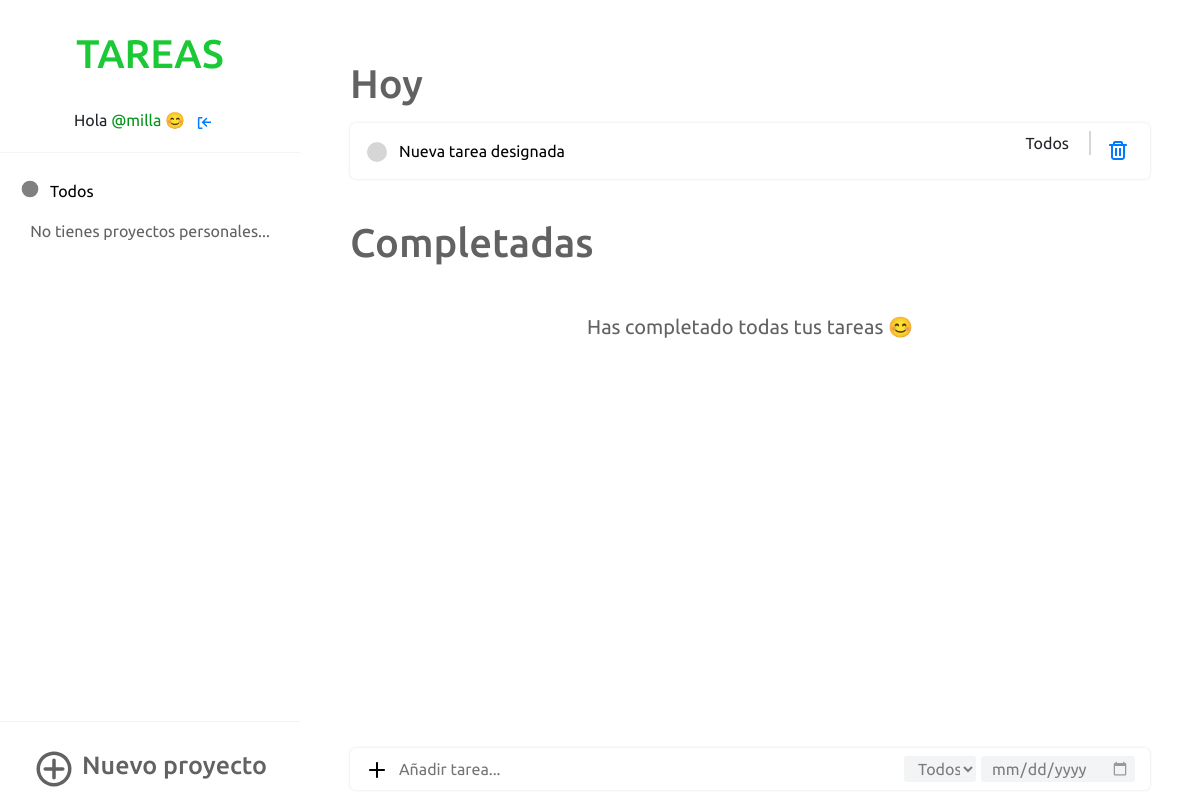
Page / (signed in) on the committed database.
### appToDo/models.py (models this page shows, shortened)
class Proyecto(models.Model):
    COLORES= [
    ('red', 'red'),
    ('blue', 'blue'),
    ('green', 'green'),
    ('orange', 'orange'),
    ('gray', 'gray')
    ]
    titulo_proyecto = models.CharField(max_length=20, null=False)
    propietario = models.ForeignKey(settings.AUTH_USER_MODEL, on_delete=models.CASCADE, null=True)
    color = models.CharField(choices=COLORES, default=None, max_length=20)
    def __str__(self):
        return self.titulo_proyecto

class Tarea(models.Model):
    propietario = models.ForeignKey(settings.AUTH_USER_MODEL, on_delete=models.CASCADE, null=False, blank=False)
    titulo_tarea = models.CharField(max_length=80, null=False, blank=False)
    fecha_creacion = models.DateTimeField(default=timezone.now)
    fecha_vencimiento = models.DateField(blank=True, null=True, validators=[MinValueValidator(datetime.date.today)])
    completado = models.BooleanField(default=False)
    titulo_proyecto = models.ForeignKey(Proyecto,
                                        on_delete=models.CASCADE,
                                        null=False, # No puede ser nulo.
                                        blank=False,# No debe almacenar valores vacios.
                                        default='Todos')

### appToDo/views.py (the view)
# urls.py: path('', login_required(views.index), name='inicio'),
def index(request):
    todos_los_proyectos = Proyecto.objects.filter(propietario=request.user)
    todas_las_tareas_hoy = Tarea.objects.filter(completado=False, propietario=request.user).order_by('id')
    tareas_completadas = Tarea.objects.filter(completado=True, propietario=request.user)
    form_nueva_tarea = nueva_tarea_general(request)
    form_nuevo_proyecto = nuevoProyecto(request)
    fecha_actual = datetime.date.today
    nueva_tarea = actualizar_tarea(request)
    return render(request, 'appToDo/listado_tareas.html', {'proyectos':todos_los_proyectos, 'tareas_hoy':todas_las_tareas_hoy, 'tareas_completadas':tareas_completadas, 'form_tarea':form_nueva_tarea, 'form_proyecto':form_nuevo_proyecto, 'fecha_actual':fecha_actual, 'nueva_tarea':nueva_tarea})

### appToDo/forms.py
class tareaFormGeneral(forms.ModelForm):
    def __init__(self,usuario,*args,**kwargs):
        super (tareaFormGeneral,self ).__init__(*args,**kwargs) # populates the post
        self.fields['titulo_proyecto'].queryset = Proyecto.objects.filter(propietario=usuario)
    class Meta:
        model = Tarea
        fields = ('titulo_tarea', 'fecha_vencimiento', 'titulo_proyecto')
        widgets = {
            'fecha_vencimiento': DateInput(attrs={
                'type': 'date',
                'class': 'input-fecha-vencimiento',
                }
            ),
            'titulo_tarea': forms.TextInput(
                attrs={
                    'class': 'input-agregar-tarea',
                    'placeholder':'Añadir tarea...',
                }
            ),
            'titulo_proyecto': forms.Select(
                attrs={
                    'class': 'input-seleccion-proyecto',
                }
            ),
        }

class proyectoForm(forms.ModelForm):
    class Meta:
        model = Proyecto
        fields = ('titulo_proyecto','color')
        widgets = {
            'color': forms.RadioSelect(choices=Proyecto.COLORES, attrs={
                'class': 'seleccion-color'
            }),
            'titulo_proyecto': DateInput(attrs={
                'class': 'input-agregar-proyecto',
                'placeholder':'Añadir proyecto...',
                }
            ),
        }

### appToDo/views.py (called while the page is built)
def nuevoProyecto(request):
    if request.method == 'POST':
        form = proyectoForm(request.POST)
        if form.is_valid():
            post = form.save(commit=False)
            estado = verificarProyecto(post.titulo_proyecto, request.user)
            if estado:
                post.propietario = request.user
                post.save()
                form = proyectoForm()
            else:
                form = proyectoForm()
    else:
        form = proyectoForm()
    return form

def nueva_tarea_general(request):
    if request.method == 'POST':
        form = tareaFormGeneral(request.user , request.POST)
        if form.is_valid():
            tarea = form.save(commit=False)
            tarea.propietario = request.user
            tarea.save()
            form = tareaFormGeneral(request.user)
    else:
        form = tareaFormGeneral(request.user)
    return form

def actualizar_tarea(request):
    id = request.POST.get('id')
    titulo = request.POST.get('titulo')
    nuevo = Tarea.objects.filter(pk=id).update(titulo_tarea=titulo)
    return nuevo

### appToDo/templates/appToDo/listado_tareas.html (shortened to what this page needs)
{% extends 'appToDo/base.html' %}
{% block listado_proyectos%}
{%for proyecto in proyectos %}
<div class="listado">
    <div class="sidebar-proyecto-titulo">
        {% if proyecto.titulo_proyecto == 'Todos' %}
        <a href="{% url 'inicio' %}" class="disable-select proyecto-titulo-sidebar">
            <div class="contenedor-proyectos">
                <svg version="1.1" xmlns="http://www.w3.org/2000/svg" width="20" height="20" viewBox="0 0 120 120">
                    <circle cx="60" cy="60" r="50" fill="{{ proyecto.color }}" />
                </svg>
                <li>{{ proyecto.titulo_proyecto }}</li>
            </div>
        </a>
        {% endif %}
    </div>
    <div class="sidebar-proyecto-eliminar">
    </div>
</div>
{% endfor %}
{% if proyectos.count == 1 %}
<p class="sin-proyectos-listado">No tienes proyectos personales...</p>
{% endif %}
{% endblock %}
{% block listado_tareas_hoy %}
<h1 class="titulo-principal-tareas">Hoy</h1>
{% if not tareas_hoy %}
<div class="no-hay-tareas">
    <p>No has agregado tareas &#128543;</p>
</div>
{% else %}
{% for tarea in tareas_hoy %}
<div class="contenedor-tareas">
    <div class="titulo-boton-tarea">
        <a href="{% url 'completar_tarea' pk=tarea.pk %}"><svg version="1.1" xmlns="http://www.w3.org/2000/svg"
                width="24" height="24" viewBox="0 0 120 120">
                <circle cx="60" cy="60" r="50" fill="#d6d6d6" />
            </svg></a>
        <form method="POST" class="formulario-editor">
            <input class="editar-tarea-hoy" name="titulo" type="text" value="{{ tarea.titulo_tarea }}">
        </form>
    </div>
    <div class="tipo-fecha-tarea">
        {% if tarea.fecha_vencimiento %}
        <p class="tipo-proyecto">{{ tarea.titulo_proyecto }}</p>
            {% if fecha_actual < tarea.fecha_vencimiento %}
                <p class="fecha-vencimiento aun-queda">{{ tarea.fecha_vencimiento }}</p>
            {% elif fecha_actual == tarea.fecha_vencimiento %}
                <p class="fecha-vencimiento vence-hoy">{{ tarea.fecha_vencimiento }}</p>
            {% else %}
                <p class="fecha-vencimiento vencido">{{ tarea.fecha_vencimiento }}</p>
            {% endif %}
        {% else %}
            <p class="tipo-proyecto sin-fecha">{{ tarea.titulo_proyecto }}</p>
        {% endif %}
            <a href="{% url 'borrar_tarea' pk=tarea.pk %}" class="delete">
            </a>
    </div>
</div>
{% endfor %}
{% endif %}
{% endblock %}
{% block listado_tareas_completadas %}
<h1 class="titulo-principal-tareas">Completadas</h1>
{% if not tareas_completadas %}
<div class="no-hay-tareas">
    <p>Has completado todas tus tareas &#128522;</p>
</div>
{% endif %}
{% endblock %}
{% block agregar_tarea_general %}
<div class="contenedor-tareas">
    <form method="POST" class="formulario-tarea">
        <div class="button-tarea">
            <button type="submit"></button>
            {{ form_tarea.titulo_tarea }}
        </div>
        <div class="tipo-vencimiento-tarea">
            {{ form_tarea.titulo_proyecto }}
            {{ form_tarea.fecha_vencimiento }}
        </div>
    </form>
</div>
{% endblock %}

### appToDo/templates/appToDo/base.html (shortened to what this page needs)
{% load static %}
<!DOCTYPE html>
<html lang="en">
<head>
    <link href='https://css.gg/add.css' rel='stylesheet'>
    <link href='https://css.gg/trash.css' rel='stylesheet'>
    <link href='https://css.gg/log-out.css' rel='stylesheet'>
    <link rel="stylesheet" href="{% static 'css/style.css' %}">
    <link rel="stylesheet" type="text/css" href="bootstrap.min.css">
</head>
<body>
    <div class="contenedor">
        <aside class="sidebar">
            <a href="{% url 'inicio' %}">
                <h2 class="disable-select">Tareas</h2>
            </a>
            <p class="nombre-usuario">Hola <span>@{{ user.username }}</span> &#128522 &nbsp;&nbsp;<a
                    href="{% url 'logout' %}" class="cerrar-sesion"></a></p>
            <hr class="hr-1">
            <ul class="listado-proyectos">
                {% block listado_proyectos %}
                {% endblock %}
            </ul>
            <div class="contenedor-nuevo-proyecto">
                <hr class="hr-3">
                <div class="nuevo-proyecto">
                    <h3 class="disable-select">Nuevo proyecto</h3>
                </div>
            </div>
        </aside>
        <main class="contenedor-main">
            <div class="tareas-hoy">
                {% block listado_tareas_hoy %}{% endblock %}
            </div>
            <div class="tareas-completadas">
                {% block listado_tareas_completadas %}{% endblock %}
            </div>
            <div class="agregar-tarea-general">
                {% block agregar_tarea_general %}
                {% endblock %}
            </div>
        </main>
    </div>
</body>
</html>

### appToDo/static/css/style.css (style rules this page uses)
* { margin: 0; padding: 0; box-sizing: border-box; list-style: none; text-decoration: none; font-family: 'Ubuntu', sans-serif; }
body { background-color: #f3f4f5; }
.contenedor { display: flex; position: relative; }
.contenedor .sidebar { position: fixed; width: 300px; height: 100vh; background-color: #fff; padding: 30px 0; z-index:2; flex-direction: column; }
.contenedor .sidebar h2 { color: #1BC936; font-size: 40px; text-transform: uppercase; text-align: center; margin-bottom: 30px; }
.hr-1, .hr-2 { border-top: 1px solid #f3f4f5; margin-top: 20px; margin-bottom: 20px; }
.nombre-usuario { width: 100%; text-align: center; }
.nombre-usuario span { color: #07941c; }
.cerrar-sesion { margin-right: 15px; }
.listado-proyectos { overflow-y: auto; overflow-x: hidden; }
.listado { width: 100%; display: block; display: flex; margin-bottom: 5px; }
.sidebar-proyecto-titulo { width: 80%; }
.sidebar-proyecto-eliminar { width: 10%; display: flex; align-items: center; margin-left: 20px; }
.listado-proyectos a { color: black; }
.contenedor-proyectos { display: flex; padding-left: 20px; padding-top: 6px; padding-bottom: 6px; width: 100%; }
.contenedor-proyectos li { padding-left: 10px; }
.sin-proyectos-listado { color: #626262; text-align: center; margin-top: 10px; }
.hr-3 { border-top: 1px solid #f3f4f5; margin-top: 20px; width: 100%; }
.contenedor-nuevo-proyecto { position: absolute; bottom: 0; width: 100%; }
.nuevo-proyecto { display: flex; padding-top: 10px; padding-bottom: 10px; justify-content: center; }
.nuevo-proyecto svg { color: #626262; padding-left: 0; }
.nuevo-proyecto h3 { color: #626262; font-size: 25px; justify-self: center; align-self: center; padding-left: 7px; }
.contenedor .contenedor-main { width: 100vw; height: 100vh; margin-left: 300px; padding: 20px 50px 10px 50px; position: relative; }
.titulo-principal-tareas { color: #626262; margin-bottom: 15px; margin-top: 40px; justify-content: center; }
.contenedor-tareas { display: flex; justify-content: space-between; margin: 10px 0; background-color: #fff; padding: 8px 15px; border-radius: 6px; align-items: center; -webkit-box-shadow: 0px 0px 3px 0px rgba(222,222,222,0.92); box-shadow: 0px 0px 3px 0px rgba(222,222,222,0.92); z-index:1 }
.titulo-boton-tarea { display: flex; align-items: center; }
.tipo-fecha-tarea { display: flex; align-items: center; }
.tipo-proyecto { padding-right: 20px; border-right: 1px solid #d6d6d6; }
.no-hay-tareas { text-align: center; color: #626262; font-size: 20px; padding-top: 30px; padding-bottom: 30px; }
.delete { margin-right: 5px; margin-left: 5px; padding-left: 10px; display: flex; align-self: center; }
.formulario-editor { display: flex; align-items: center; margin-left: 10px; }
.editar-tarea-hoy { border: none; outline: none; align-self: center; font-size: 16px; }
.agregar-tarea-general { position: absolute; bottom: 0; right: 0; left: 0; padding-left: 50px; padding-right: 50px; }
.formulario-tarea { display: flex; width: 100%; justify-content: space-between; }
.button-tarea { display: flex; align-self: center; align-content: center; width: 70%; }
.tipo-vencimiento-tarea { display: flex; width: 30%; }
.button-tarea button { background-color: white; border: none; cursor: pointer; }
.input-agregar-tarea { width: 100%; border: none; outline: none; font-size: 16px; margin-left: 10px; }
.input-seleccion-proyecto { background-color: #f3f4f5; color: #7c7c7c; border: none; outline: none; width: 100%; margin-right: 5px; border-radius: 3px; font-size: 16px; padding-left: 10px; cursor: pointer; }
.input-fecha-vencimiento { background-color: #f3f4f5; color: #7c7c7c; border: none; border-radius: 3px; width: 100%; padding-right: 5px; padding-left: 5px; outline: none; font-size: 16px; padding-left: 10px; cursor: pointer; }
.sin-fecha { border: none; border-right: 2px solid #d6d6d6; padding-right: 20px; }
.disable-select { -webkit-touch-callout: none; -webkit-user-select: none; -khtml-user-select: none; -moz-user-select: none; -ms-user-select: none; user-select: none; }

### rows in the picture
Proyecto: titulo_proyecto "Todos"
Tarea: titulo "Nueva tarea designada", titulo_proyecto "Todos"

### other values in the picture
{{ user.username }} "milla"
